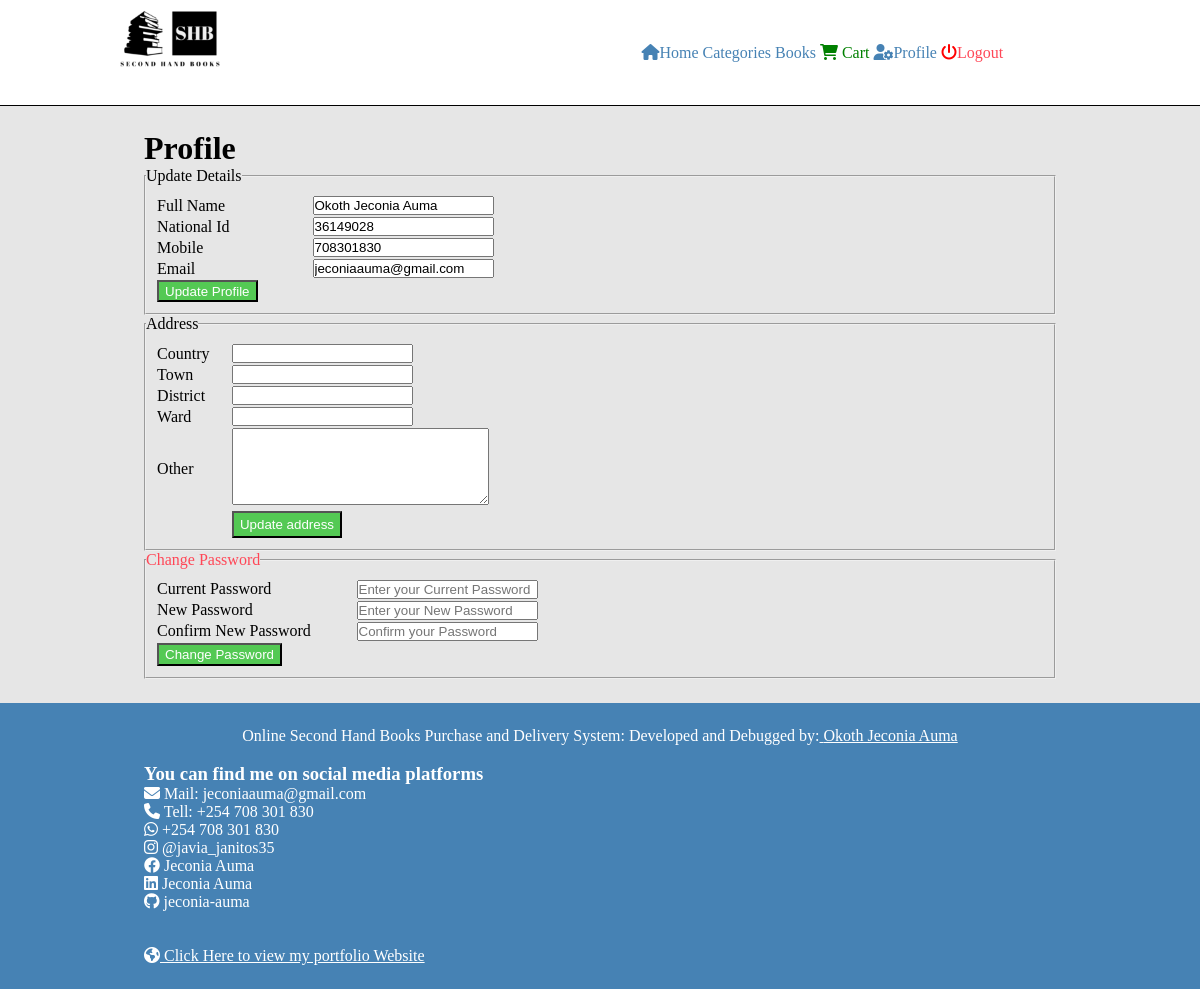
The page /profile.php (signed in) on the database as committed earlier.
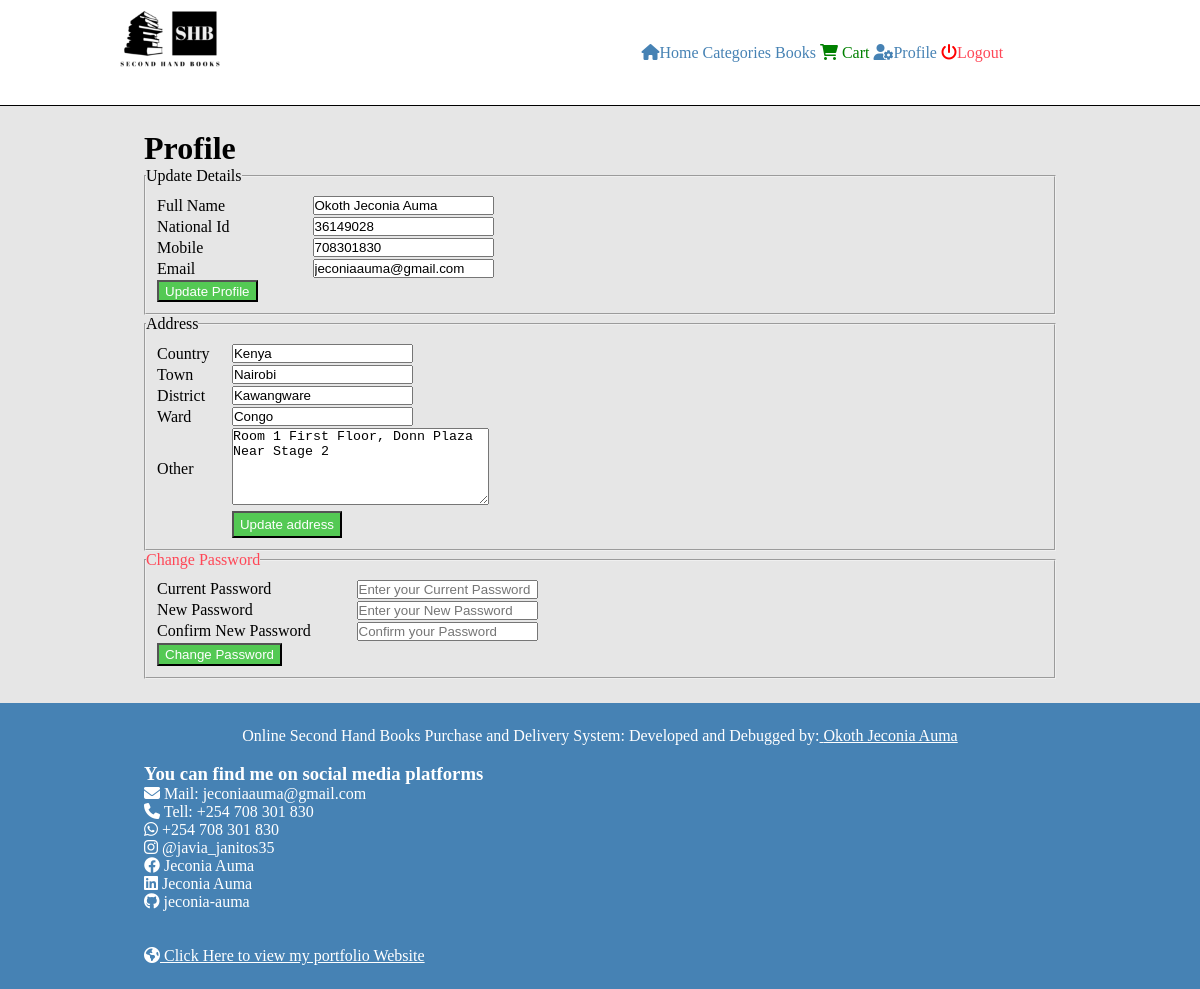
The same page on the database as committed later.
### tables this page shows
CREATE TABLE `users_addresses` (
  `id` int(11) NOT NULL,
  `user_id` int(11) NOT NULL,
  `country` varchar(255) NOT NULL,
  `town` varchar(255) NOT NULL,
  `district` varchar(255) NOT NULL,
  `ward` varchar(255) NOT NULL,
  `other_details` text NOT NULL
);

### profile.php (the view, shortened to what the changed rows need)
<?php include('partials-front/menu.php'); ?>
<?php
    $id = $_SESSION['customer'];
    $sql = "SELECT * FROM users WHERE id=$id";
    $res = mysqli_query($conn, $sql);
    if($res == TRUE){
        $count = mysqli_num_rows($res);
        if($count == 1){
            $row = mysqli_fetch_assoc($res);
            $id = $row['id'];
        }
    }
?>
<div class="container">
    <div class="wrapper">
        <h1>Profile</h1>
        <fieldset>
            <?php
                $user_id = $id;
                $address_sql = "SELECT * FROM `users_addresses` WHERE user_id=$user_id";
                $address_res = mysqli_query($conn, $address_sql);
                if($address_res == TRUE){
                    $address_count = mysqli_num_rows($address_res);
                    if($address_count == 1){
                        $address_row = mysqli_fetch_assoc($address_res);
                        $country = $address_row['country'];
                        $town = $address_row['town'];
                        $district = $address_row['district'];
                        $ward = $address_row['ward'];
                        $other = $address_row['other_details'];
                    }
                }
            ?>
            <form action="" method="post">
                <table class="tbl-50">
                    <tr>
                        <td><input type="text" name="country" value="<?php echo $country?>" required></td>
                    </tr>
                    <tr>
                        <td><input type="text" name="town" value="<?php echo $town?>" required></td>
                    </tr>
                    <tr>
                        <td><input type="text" name="district" value="<?php echo $district?>" required></td>
                    </tr>
                    <tr>
                        <td><input type="text" name="ward" value="<?php echo $ward?>" required></td>
                    </tr>
                    <tr>
                        <td><textarea name="other" cols="30" rows="5" required><?php echo $other; ?></textarea></td>
                    </tr>
                </table>
            </form>
        </fieldset>
    </div>
</div>
<?php include('partials-front/footer.php'); ?>

Rows that differ between the two databases and show on the page:
added users_addresses: country "Kenya", town "Nairobi", district "Kawangware", ward "Congo", other "Room 1 First Floor, Donn Plaza Near Stage 2"
